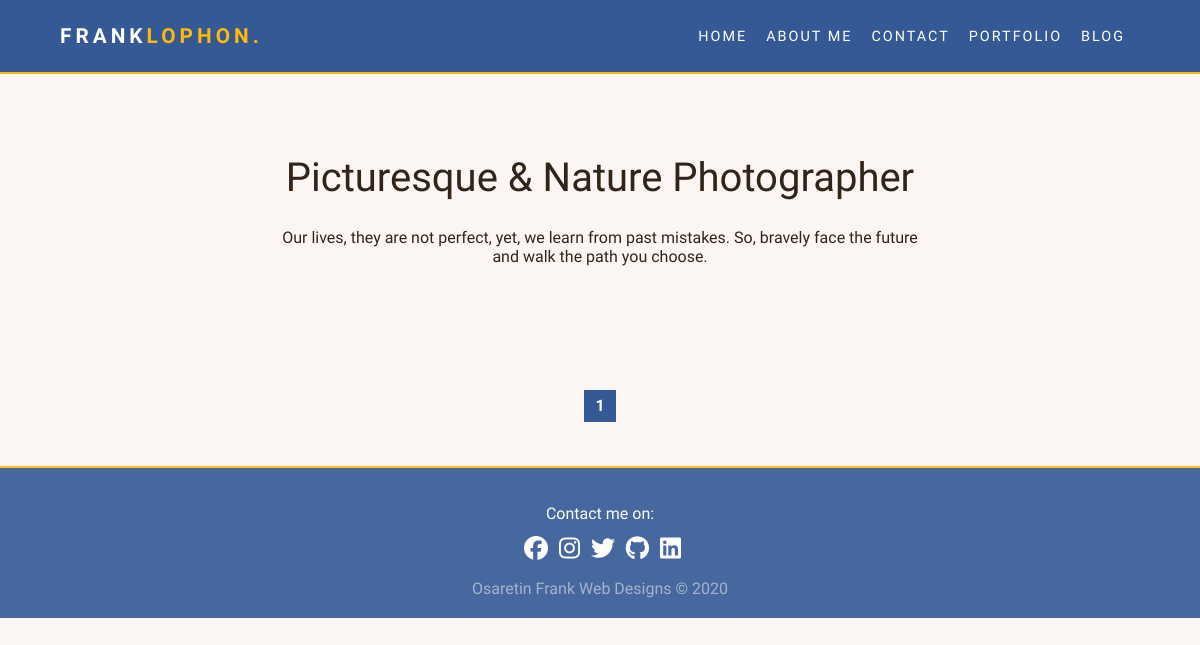
The page / on the database its author committed.
### portfolio/models.py (models this page shows, shortened)
class showcase(models.Model):
    heading = models.CharField(max_length=150, blank=True, null=True)
    body = models.TextField(blank=True, null=True)

### portfolio/views.py (the view)
# urls.py: 2. Add a URL to urlpatterns:  path('', views.home, name='home')
def home(request):
    page_obj = home_page.objects.all().order_by('-date_posted')
    show = showcase.objects.all()
    paginator = Paginator(page_obj, 9)
    page_number = request.GET.get('page')
    page_obj = paginator.get_page(page_number)
    context = {'showcase':show, 'page_obj':page_obj}
    return render(request, 'portfolio/index.html', context)

### portfolio/templates/portfolio/index.html (shortened to what this page needs)
{% extends "portfolio/base.html" %}
{% block content %}
    <div class="container">
        <div class="showcase" data-aos="fade-down">
            {% for item in showcase %}
                <h1>{{ item.heading }}</h1>
                <p>{{ item.body }}</p>
            {% endfor %}
        </div>
    </div>
    <div class="container" id="pagination">
            {% for num in page_obj.paginator.page_range %}
                {% if page_obj.number == num %}
                    <a href="?page={{ num }}" class="active">{{ num }}</a>
                {% elif num > page_obj.number|add:'-3' and num < page_obj.number|add:3 %}
                    <a href="?page={{ num }}">{{ num }}</a>
                {% endif %}
            {% endfor %}
    </div>
{% endblock %}

### portfolio/static/portfolio/css/styles.css (style rules this page uses)
body { margin: 0; background-color: #FBF5F3; font-family: "PT sans",Arial, Helvetica, sans-serif; }
.container { width: 90%; margin: 0 auto; overflow: hidden; }
.active { font-weight: bold; text-decoration: underline #FBF5F3 2px; }
.showcase { text-align: center; margin: 80px auto; width: 60%; color: #33241a; }
.showcase h1 { font-family: "Texturina",Arial, Helvetica, sans-serif; font-weight: 400; font-size: 2.5rem; }
#pagination { display: flex; margin: 20px auto; justify-content: center; align-items: center; height: 80px; }
#pagination a { color: #345995; margin: 0 5px; flex-basis: 2rem; line-height: 2rem; text-align: center; text-decoration: none; }
#pagination .active { background-color: #345995; text-decoration: none; color: white; }

### rows shown on the page
showcase: heading "Picturesque & Nature Photographer", body "Our lives, they are not perfect, yet, we learn from past mistakes. So, bravely face the future and walk the path you choose."

### other values the page prints
{{ num }} "1"
